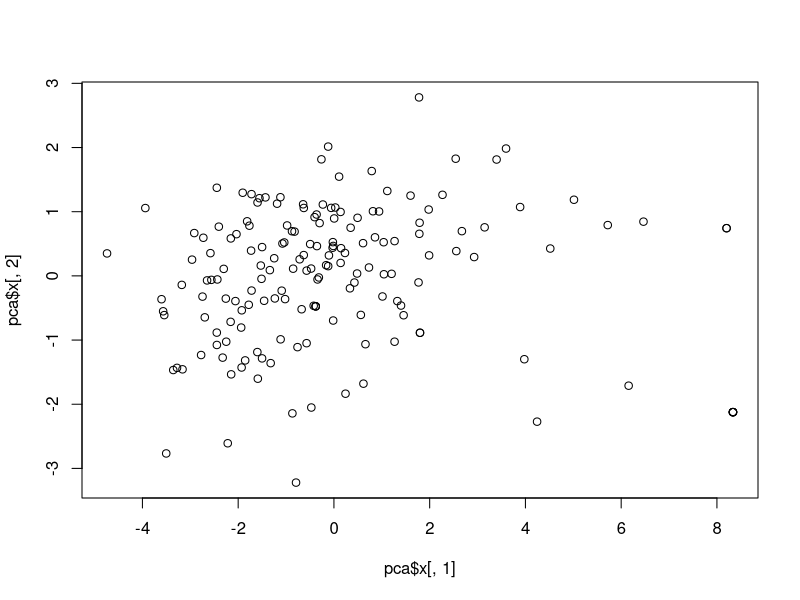
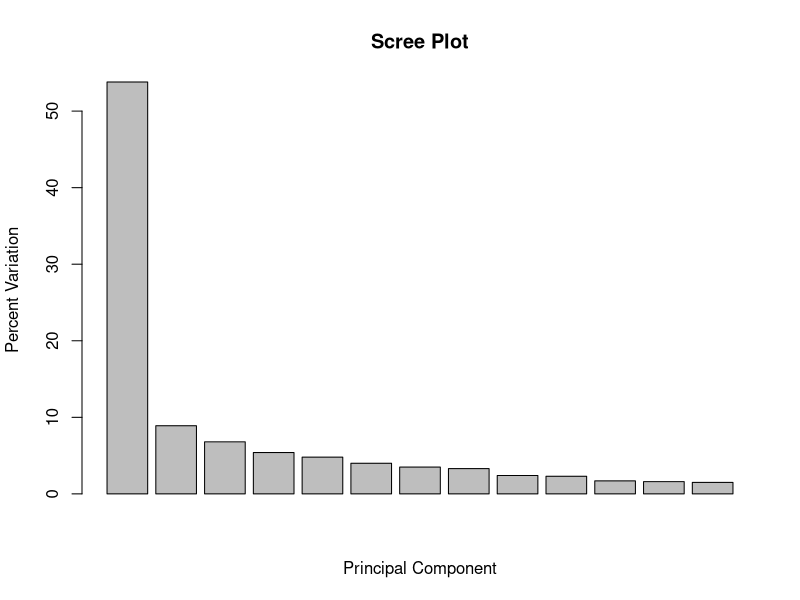
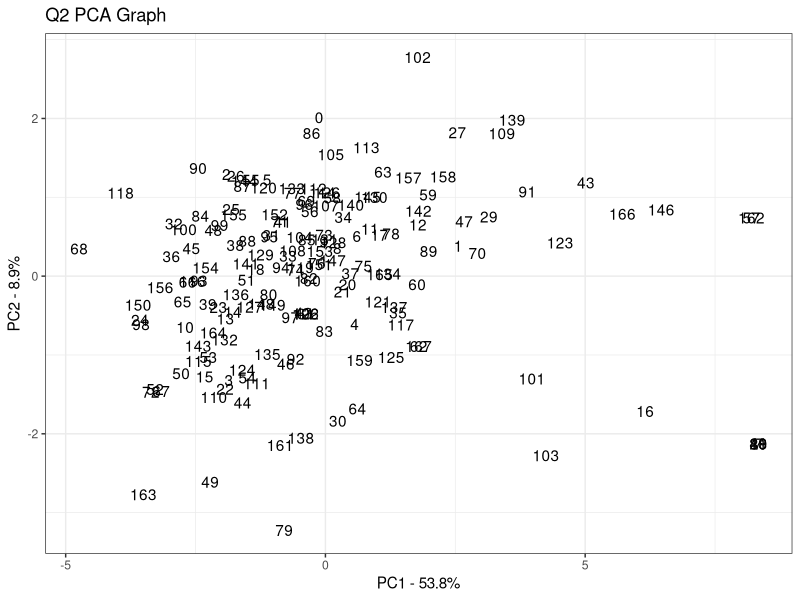

Recreate these plots in R, in order.
# Read data into R using the read.csv function 

# Set working directory 
setwd("H:/RWorkshop")

# Read in the data file (.csv)
temp = read.csv("Q2-final.csv", sep=",", row.names=1)
head(temp)
temp1 <- as.matrix(temp)
head(temp1)
pca <- prcomp((temp1), scale=TRUE)
head(pca)
plot(pca$x[,1], pca$x[,2])
# make a scree plot
pca.var <- pca$sdev^2
pca.var.per <- round(pca.var/sum(pca.var)*100, 1)


barplot(pca.var.per, main="Scree Plot", xlab="Principal Component", ylab="Percent Variation")

## now make a fancy looking plot that shows the PCs and the variation:
library(ggplot2)

pca.data <- data.frame(Sample=rownames(pca$x),
                       X=pca$x[,1],
                       Y=pca$x[,2])
pca.data

ggplot(data=pca.data, aes(x=X, y=Y, label=Sample)) +
  geom_text() +
  xlab(paste("PC1 - ", pca.var.per[1], "%", sep="")) +
  ylab(paste("PC2 - ", pca.var.per[2], "%", sep="")) +
  theme_bw() +
  ggtitle("Q2 PCA Graph")


## get the name of the top 5 survey items that contribute
## most to pc1.

loading_scores <- pca$rotation[,1]
head(loading_scores)
survey_scores <- abs(loading_scores) ## get the magnitudes
survey_score_ranked <- sort(survey_scores, decreasing=TRUE)
head(survey_score_ranked)

## get the name of the top 5 survey items that contribute
## most to pc2. 

loading_scores <- pca$rotation[,2]
head(loading_scores)
survey_scores <- abs(loading_scores) ## get the magnitudes
survey_score_ranked <- sort(survey_scores, decreasing=TRUE)
head(survey_score_ranked)

